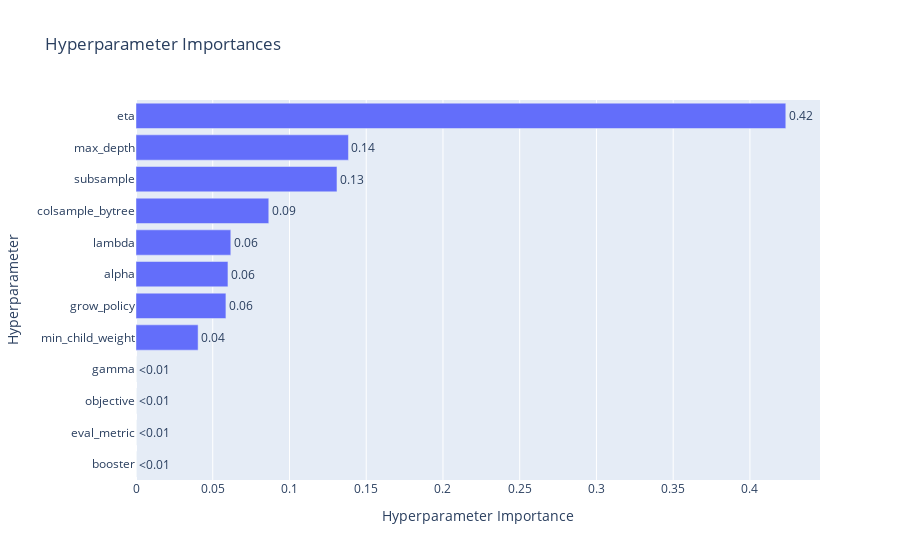
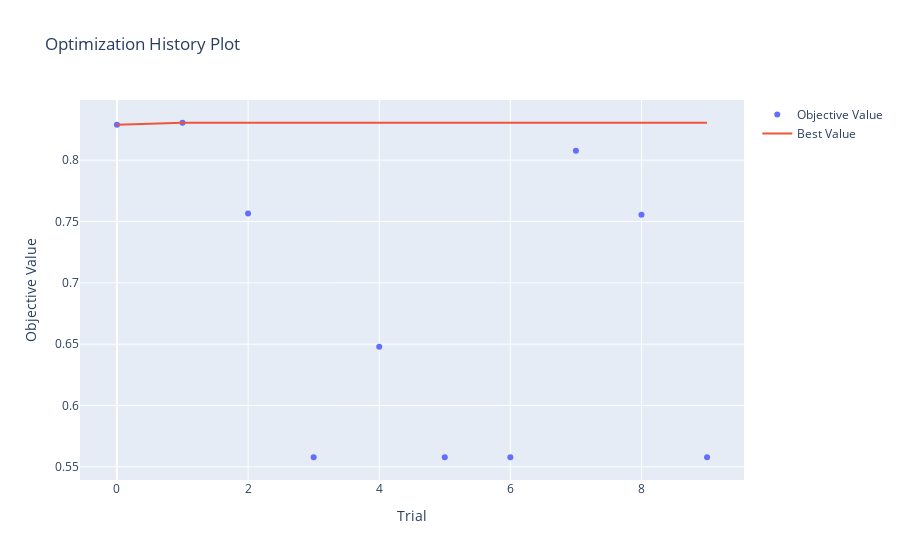
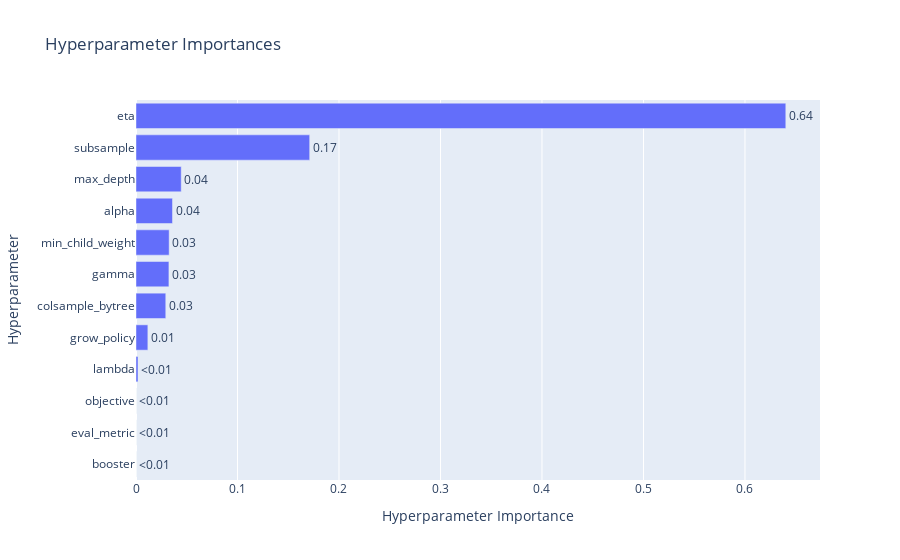
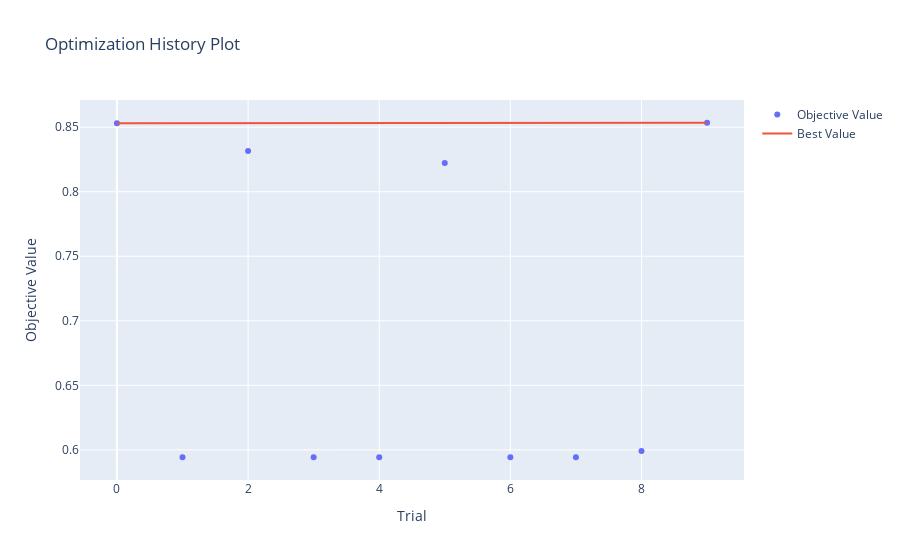

The cell these charts' notebook holds for them, in order:
### Code cell
import xgboost as xgb
from sklearn.metrics import accuracy_score
import optuna
import optuna.visualization as vis

for data_proc in [active, retired, inactive]:
    assert data_proc.OHE == True
    best_model = None

    dtrain = xgb.DMatrix(data_proc.X_train, label=data_proc.y_train)
    dvalid = xgb.DMatrix(data_proc.X_valid, label=data_proc.y_valid)

    def objective(trial):
        params = {
            "verbosity": 0,
            "objective": trial.suggest_categorical("objective",["binary:logistic"]),
            "booster": trial.suggest_categorical("booster",["gbtree"]),
            "eval_metric": trial.suggest_categorical("eval_metric",["logloss"]),
            "lambda": trial.suggest_float("lambda", 1e-8, 1.0, log=True),
            "alpha": trial.suggest_float("alpha", 1e-8, 1.0, log=True),
            "subsample": trial.suggest_float("subsample", 0.2, 1.0),
            "colsample_bytree": trial.suggest_float("colsample_bytree", 0.2, 1.0),
            "max_depth": trial.suggest_int("max_depth", 3, 15, step=2),
            "min_child_weight": trial.suggest_int("min_child_weight", 2, 10),
            "eta": trial.suggest_float("eta", 1e-8, 1.0, log=True),
            "gamma": trial.suggest_float("gamma", 1e-8, 1.0, log=True),
            "grow_policy": trial.suggest_categorical("grow_policy", ["depthwise", "lossguide"])
        }

        model = xgb.train(params, dtrain, evals=[(dvalid, 'validation')], num_boost_round=500,
                          early_stopping_rounds=50, verbose_eval=False)

        preds = model.predict(dvalid)
        preds_binary = (preds > 0.5).astype(int)
        accuracy = accuracy_score(data_proc.y_valid, preds_binary)
        return accuracy

    print(f"[[ {data_proc.status} ]]")
    study = optuna.create_study(direction='maximize')
    study.optimize(objective, n_trials=10, show_progress_bar=True, n_jobs=3)

    print("Meilleurs hyperparamètres :", study.best_params)
    print("Meilleure accuracy :", study.best_value)
    display(vis.plot_param_importances(study))
    display(vis.plot_optimization_history(study))

    print(f"Training model [{data_proc.status}] on best_params with 1000 iterations")
    best_params = study.best_params
    
    evals_result = {}
    best_model = xgb.train(best_params, dtrain, evals=[(dtrain, 'train'), (dvalid, 'validation')], num_boost_round=1000,
                           early_stopping_rounds=25, evals_result=evals_result, verbose_eval=False)

    data_proc.models["xgboost"] = best_model
    data_proc.evals_results["xgboost"] = evals_result

### Figure 1 — Plotly figure (JSON) as saved in the notebook; plotly's stock layout.template omitted (floating-point values rounded to 4 significant figures)
{"data": [{"cliponaxis": false, "hovertemplate": ["booster (CategoricalDistribution): 0.0<extra></extra>", "eval_metric (CategoricalDistribution): 0.0<extra></extra>", "objective (CategoricalDistribution): 0.0<extra></extra>", "gamma (FloatDistribution): 1.7889579048114704e-06<extra></extra>", "min_child_weight (IntDistribution): 0.040468972733831376<extra></extra>", "grow_policy (CategoricalDistribution): 0.05858723303146044<extra></extra>", "alpha (FloatDistribution): 0.0599093863389791<extra></extra>", "lambda (FloatDistribution): 0.06176516066434629<extra></extra>", "colsample_bytree (FloatDistribution): 0.08651044494851741<extra></extra>", "subsample (FloatDistribution): 0.13094876112003076<extra></extra>", "max_depth (IntDistribution): 0.13843143688442994<extra></extra>", "eta (FloatDistribution): 0.42337681532049987<extra></extra>"], "name": "Objective Value", "orientation": "h", "text": ["<0.01", "<0.01", "<0.01", "<0.01", "0.04", "0.06", "0.06", "0.06", "0.09", "0.13", "0.14", "0.42"], "textposition": "outside", "type": "bar", "x": [0, 0, 0, 1.789e-06, 0.04047, 0.05859, 0.05991, 0.06177, 0.08651, 0.1309, 0.1384, 0.4234], "y": ["booster", "eval_metric", "objective", "gamma", "min_child_weight", "grow_policy", "alpha", "lambda", "colsample_bytree", "subsample", "max_depth", "eta"]}], "layout": {"title": {"text": "Hyperparameter Importances"}, "xaxis": {"title": {"text": "Hyperparameter Importance"}}, "yaxis": {"title": {"text": "Hyperparameter"}}}}

### Figure 2 — Plotly figure (JSON) as saved in the notebook; plotly's stock layout.template omitted (floating-point values rounded to 4 significant figures)
{"data": [{"mode": "markers", "name": "Objective Value", "type": "scatter", "x": [0, 1, 2, 3, 4, 5, 6, 7, 8, 9], "y": [0.829, 0.8305, 0.7565, 0.5578, 0.6479, 0.5578, 0.5578, 0.8078, 0.7555, 0.5578]}, {"mode": "lines", "name": "Best Value", "type": "scatter", "x": [0, 1, 2, 3, 4, 5, 6, 7, 8, 9], "y": [0.829, 0.8305, 0.8305, 0.8305, 0.8305, 0.8305, 0.8305, 0.8305, 0.8305, 0.8305]}, {"marker": {"color": "#cccccc"}, "mode": "markers", "name": "Infeasible Trial", "showlegend": false, "type": "scatter", "x": [], "y": []}], "layout": {"title": {"text": "Optimization History Plot"}, "xaxis": {"title": {"text": "Trial"}}, "yaxis": {"title": {"text": "Objective Value"}}}}

### Figure 3 — Plotly figure (JSON) as saved in the notebook; plotly's stock layout.template omitted (floating-point values rounded to 4 significant figures)
{"data": [{"cliponaxis": false, "hovertemplate": ["booster (CategoricalDistribution): 0.0<extra></extra>", "eval_metric (CategoricalDistribution): 0.0<extra></extra>", "objective (CategoricalDistribution): 0.0<extra></extra>", "lambda (FloatDistribution): 0.0020018598621579483<extra></extra>", "grow_policy (CategoricalDistribution): 0.011688201254481289<extra></extra>", "colsample_bytree (FloatDistribution): 0.02932943411135587<extra></extra>", "gamma (FloatDistribution): 0.032432157862412915<extra></extra>", "min_child_weight (IntDistribution): 0.032676468517175254<extra></extra>", "alpha (FloatDistribution): 0.03596251119468918<extra></extra>", "max_depth (IntDistribution): 0.044557037384224576<extra></extra>", "subsample (FloatDistribution): 0.17112037817564715<extra></extra>", "eta (FloatDistribution): 0.640231951637856<extra></extra>"], "name": "Objective Value", "orientation": "h", "text": ["<0.01", "<0.01", "<0.01", "<0.01", "0.01", "0.03", "0.03", "0.03", "0.04", "0.04", "0.17", "0.64"], "textposition": "outside", "type": "bar", "x": [0, 0, 0, 0.002002, 0.01169, 0.02933, 0.03243, 0.03268, 0.03596, 0.04456, 0.1711, 0.6402], "y": ["booster", "eval_metric", "objective", "lambda", "grow_policy", "colsample_bytree", "gamma", "min_child_weight", "alpha", "max_depth", "subsample", "eta"]}], "layout": {"title": {"text": "Hyperparameter Importances"}, "xaxis": {"title": {"text": "Hyperparameter Importance"}}, "yaxis": {"title": {"text": "Hyperparameter"}}}}

### Figure 4 — Plotly figure (JSON) as saved in the notebook; plotly's stock layout.template omitted (floating-point values rounded to 4 significant figures)
{"data": [{"mode": "markers", "name": "Objective Value", "type": "scatter", "x": [0, 1, 2, 3, 4, 5, 6, 7, 8, 9], "y": [0.853, 0.5943, 0.8315, 0.5943, 0.5943, 0.8222, 0.5943, 0.5943, 0.5992, 0.8534]}, {"mode": "lines", "name": "Best Value", "type": "scatter", "x": [0, 1, 2, 3, 4, 5, 6, 7, 8, 9], "y": [0.853, 0.853, 0.853, 0.853, 0.853, 0.853, 0.853, 0.853, 0.853, 0.8534]}, {"marker": {"color": "#cccccc"}, "mode": "markers", "name": "Infeasible Trial", "showlegend": false, "type": "scatter", "x": [], "y": []}], "layout": {"title": {"text": "Optimization History Plot"}, "xaxis": {"title": {"text": "Trial"}}, "yaxis": {"title": {"text": "Objective Value"}}}}
